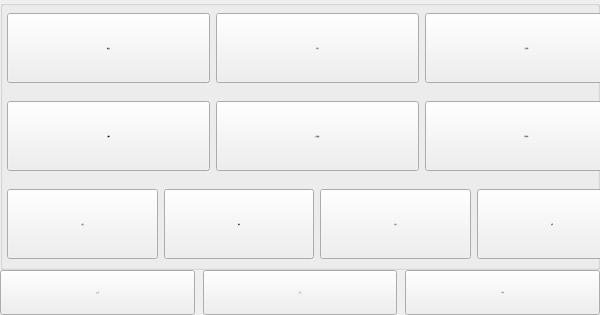
       <widget class="QWidget" name="widgetMenu" native="true">
        <property name="maximumSize">
         <size>
          <width>16777215</width>
          <height>320</height>
         </size>
        </property>
        <layout class="QGridLayout" name="gridLayout_3">
         <property name="margin">
          <number>0</number>
         </property>
         <property name="spacing">
          <number>0</number>
         </property>
         <item row="0" column="0">
          <widget class="QWidget" name="widgetPara" native="true">
           <property name="sizePolicy">
            <sizepolicy hsizetype="Expanding" vsizetype="Expanding">
             <horstretch>0</horstretch>
             <verstretch>0</verstretch>
            </sizepolicy>
           </property>
           <property name="minimumSize">
            <size>
             <width>600</width>
             <height>270</height>
            </size>
           </property>
           <property name="maximumSize">
            <size>
             <width>790</width>
             <height>320</height>
            </size>
           </property>
           <layout class="QGridLayout" name="gridLayout_5">
            <property name="horizontalSpacing">
             <number>6</number>
            </property>
            <property name="verticalSpacing">
             <number>4</number>
            </property>
            <property name="margin">
             <number>0</number>
            </property>
            <item row="0" column="0">
             <widget class="QGroupBox" name="groupBoxInstruction">
              <property name="title">
               <string/>
              </property>
              <widget class="QWidget" name="layoutWidget">
               <property name="geometry">
                <rect>
                 <x>7</x>
                 <y>188</y>
                 <width>620</width>
                 <height>72</height>
                </rect>
               </property>
               <layout class="QHBoxLayout" name="horizontalLayout_4">
                <item>
                 <widget class="QPushButton" name="BtnVacuum">
                  <property name="minimumSize">
                   <size>
                    <width>150</width>
                    <height>70</height>
                   </size>
                  </property>
                  <property name="font">
                   <font>
                    <family>微软雅黑</family>
                    <pointsize>-1</pointsize>
                    <weight>50</weight>
                    <italic>false</italic>
                    <bold>false</bold>
                   </font>
                  </property>
                  <property name="text">
                   <string>治具</string>
                  </property>
                  <property name="icon">
                   <iconset resource="xPad.qrc">
                    <normaloff>:/img/34X34/Fixture.png</normaloff>:/img/34X34/Fixture.png</iconset>
                  </property>
                  <property name="iconSize">
                   <size>
                    <width>32</width>
                    <height>32</height>
                   </size>
                  </property>
                 </widget>
                </item>
                <item>
                 <widget class="QPushButton" name="BtnWait">
                  <property name="minimumSize">
                   <size>
                    <width>150</width>
                    <height>70</height>
                   </size>
                  </property>
                  <property name="font">
                   <font>
                    <family>微软雅黑</family>
                    <pointsize>-1</pointsize>
                    <weight>50</weight>
                    <italic>false</italic>
                    <bold>false</bold>
                   </font>
                  </property>
                  <property name="text">
                   <string>等待</string>
                  </property>
                  <property name="icon">
                   <iconset resource="xPad.qrc">
                    <normaloff>:/img/34X34/Wait.png</normaloff>:/img/34X34/Wait.png</iconset>
                  </property>
                  <property name="iconSize">
                   <size>
                    <width>32</width>
                    <height>32</height>
                   </size>
                  </property>
                 </widget>
                </item>
                <item>
                 <widget class="QPushButton" name="BtnDelay">
                  <property name="minimumSize">
                   <size>
                    <width>150</width>
                    <height>70</height>
                   </size>
                  </property>
                  <property name="font">
                   <font>
                    <family>微软雅黑</family>
                    <pointsize>-1</pointsize>
                    <weight>50</weight>
                    <italic>false</italic>
                    <bold>false</bold>
                   </font>
                  </property>
                  <property name="text">
                   <string>延时</string>
                  </property>
                  <property name="icon">
                   <iconset resource="xPad.qrc">
                    <normaloff>:/img/action/Delay.png</normaloff>:/img/action/Delay.png</iconset>
                  </property>
                  <property name="iconSize">
                   <size>
                    <width>32</width>
                    <height>32</height>
                   </size>
                  </property>
                 </widget>
                </item>
                <item>
                 <widget class="QPushButton" name="BtnOther">
                  <property name="minimumSize">
                   <size>
                    <width>150</width>
                    <height>70</height>
                   </size>
                  </property>
                  <property name="font">
                   <font>
                    <family>微软雅黑</family>
                    <pointsize>-1</pointsize>
                    <weight>50</weight>
                    <italic>false</italic>
                    <bold>false</bold>
                   </font>
                  </property>
                  <property name="text">
                   <string>其他</string>
                  </property>
                  <property name="icon">
                   <iconset resource="xPad.qrc">
                    <normaloff>:/img/34X34/funcOther.png</normaloff>:/img/34X34/funcOther.png</iconset>
                  </property>
                  <property name="iconSize">
                   <size>
                    <width>32</width>
                    <height>32</height>
                   </size>
                  </property>
                 </widget>
                </item>
               </layout>
              </widget>
              <widget class="QWidget" name="layoutWidget">
               <property name="geometry">
                <rect>
                 <x>7</x>
                 <y>100</y>
                 <width>621</width>
                 <height>72</height>
                </rect>
               </property>
               <layout class="QHBoxLayout" name="horizontalLayout_5">
                <item>
                 <widget class="QPushButton" name="BtnIMM">
                  <property name="minimumSize">
                   <size>
                    <width>150</width>
                    <height>70</height>
                   </size>
                  </property>
                  <property name="font">
                   <font>
                    <family>微软雅黑</family>
                    <pointsize>-1</pointsize>
                    <weight>50</weight>
                    <italic>false</italic>
                    <bold>false</bold>
                   </font>
                  </property>
                  <property name="text">
                   <string>注塑机</string>
                  </property>
                  <property name="icon">
                   <iconset resource="xPad.qrc">
                    <normaloff>:/img/34X34/Imm.png</normaloff>:/img/34X34/Imm.png</iconset>
                  </property>
                  <property name="iconSize">
                   <size>
                    <width>32</width>
                    <height>32</height>
                   </size>
                  </property>
                 </widget>
                </item>
                <item>
                 <widget class="QPushButton" name="BtnMExtOut">
                  <property name="minimumSize">
                   <size>
                    <width>150</width>
                    <height>70</height>
                   </size>
                  </property>
                  <property name="font">
                   <font>
                    <family>微软雅黑</family>
                    <pointsize>-1</pointsize>
                    <weight>50</weight>
                    <italic>false</italic>
                    <bold>false</bold>
                   </font>
                  </property>
                  <property name="text">
                   <string>扩展输出</string>
                  </property>
                  <property name="icon">
                   <iconset resource="xPad.qrc">
                    <normaloff>:/img/34X34/ExtOutput.png</normaloff>:/img/34X34/ExtOutput.png</iconset>
                  </property>
                  <property name="iconSize">
                   <size>
                    <width>32</width>
                    <height>32</height>
                   </size>
                  </property>
                 </widget>
                </item>
                <item>
                 <widget class="QPushButton" name="BtnRun">
                  <property name="minimumSize">
                   <size>
                    <width>150</width>
                    <height>70</height>
                   </size>
                  </property>
                  <property name="font">
                   <font>
                    <family>微软雅黑</family>
                    <pointsize>-1</pointsize>
                    <weight>50</weight>
                    <italic>false</italic>
                    <bold>false</bold>
                   </font>
                  </property>
                  <property name="text">
                   <string>副臂气动</string>
                  </property>
                  <property name="icon">
                   <iconset resource="xPad.qrc">
                    <normaloff>:/img/34X34/Ra.png</normaloff>:/img/34X34/Ra.png</iconset>
                  </property>
                  <property name="iconSize">
                   <size>
                    <width>32</width>
                    <height>32</height>
                   </size>
                  </property>
                 </widget>
                </item>
               </layout>
              </widget>
              <widget class="QWidget" name="layoutWidget">
               <property name="geometry">
                <rect>
                 <x>7</x>
                 <y>12</y>
                 <width>621</width>
                 <height>72</height>
                </rect>
               </property>
               <layout class="QHBoxLayout" name="horizontalLayout_6">
                <item>
                 <widget class="QPushButton" name="BtnPos">
                  <property name="minimumSize">
                   <size>
                    <width>150</width>
                    <height>70</height>
                   </size>
                  </property>
                  <property name="font">
                   <font>
                    <family>微软雅黑</family>
                    <pointsize>-1</pointsize>
                    <weight>50</weight>
                    <italic>false</italic>
                    <bold>false</bold>
                   </font>
                  </property>
                  <property name="text">
                   <string>轴定位</string>
                  </property>
                  <property name="icon">
                   <iconset resource="xPad.qrc">
                    <normaloff>:/img/34X34/PaHorAbs.png</normaloff>:/img/34X34/PaHorAbs.png</iconset>
                  </property>
                  <property name="iconSize">
                   <size>
                    <width>32</width>
                    <height>32</height>
                   </size>
                  </property>
                 </widget>
                </item>
                <item>
                 <widget class="QPushButton" name="BtnMatrix">
                  <property name="minimumSize">
                   <size>
                    <width>150</width>
                    <height>70</height>
                   </size>
                  </property>
                  <property name="font">
                   <font>
                    <family>微软雅黑</family>
                    <pointsize>-1</pointsize>
                    <weight>50</weight>
                    <italic>false</italic>
                    <bold>false</bold>
                   </font>
                  </property>
                  <property name="text">
                   <string>矩阵</string>
                  </property>
                  <property name="icon">
                   <iconset resource="xPad.qrc">
                    <normaloff>:/img/34X34/Matrix.png</normaloff>:/img/34X34/Matrix.png</iconset>
                  </property>
                  <property name="iconSize">
                   <size>
                    <width>32</width>
                    <height>32</height>
                   </size>
                  </property>
                 </widget>
                </item>
                <item>
                 <widget class="QPushButton" name="BtnPro">
                  <property name="minimumSize">
                   <size>
                    <width>150</width>
                    <height>70</height>
                   </size>
                  </property>
                  <property name="font">
                   <font>
                    <family>微软雅黑</family>
                    <pointsize>-1</pointsize>
                    <weight>50</weight>
                    <italic>false</italic>
                    <bold>false</bold>
                   </font>
                  </property>
                  <property name="text">
                   <string>正臂气动</string>
                  </property>
                  <property name="icon">
                   <iconset resource="xPad.qrc">
                    <normaloff>:/img/34X34/Pa.png</normaloff>:/img/34X34/Pa.png</iconset>
                  </property>
                  <property name="iconSize">
                   <size>
                    <width>32</width>
                    <height>32</height>
                   </size>
                  </property>
                 </widget>
                </item>
               </layout>
              </widget>
             </widget>
            </item>
           </layout>
          </widget>
         </item>
         <item row="1" column="0">
          <layout class="QHBoxLayout" name="horizontalLayout_3">
           <property name="spacing">
            <number>8</number>
           </property>
           <item>
            <widget class="QPushButton" name="BtnPrev">
             <property name="minimumSize">
              <size>
               <width>150</width>
               <height>45</height>
              </size>
             </property>
             <property name="maximumSize">
              <size>
               <width>16777215</width>
               <height>45</height>
              </size>
             </property>
             <property name="font">
              <font>
               <family>微软雅黑</family>
               <pointsize>-1</pointsize>
               <weight>50</weight>
               <italic>false</italic>
               <bold>false</bold>
              </font>
             </property>
             <property name="text">
              <string>上一页</string>
             </property>
            </widget>
           </item>
           <item>
            <widget class="QPushButton" name="BtnNext">
             <property name="minimumSize">
              <size>
               <width>150</width>
               <height>45</height>
              </size>
             </property>
             <property name="maximumSize">
              <size>
               <width>16777215</width>
               <height>45</height>
              </size>
             </property>
             <property name="font">
              <font>
               <family>微软雅黑</family>
               <pointsize>-1</pointsize>
               <weight>50</weight>
               <italic>false</italic>
               <bold>false</bold>
              </font>
             </property>
             <property name="text">
              <string>下一页</string>
             </property>
            </widget>
           </item>
           <item>
            <widget class="QPushButton" name="BtnOK">
             <property name="minimumSize">
              <size>
               <width>150</width>
               <height>45</height>
              </size>
             </property>
             <property name="maximumSize">
              <size>
               <width>16777215</width>
               <height>45</height>
              </size>
             </property>
             <property name="font">
              <font>
               <family>微软雅黑</family>
               <pointsize>-1</pointsize>
               <weight>50</weight>
               <italic>false</italic>
               <bold>false</bold>
              </font>
             </property>
             <property name="text">
              <string>完成</string>
             </property>
            </widget>
           </item>
          </layout>
         </item>
        </layout>
       </widget>
